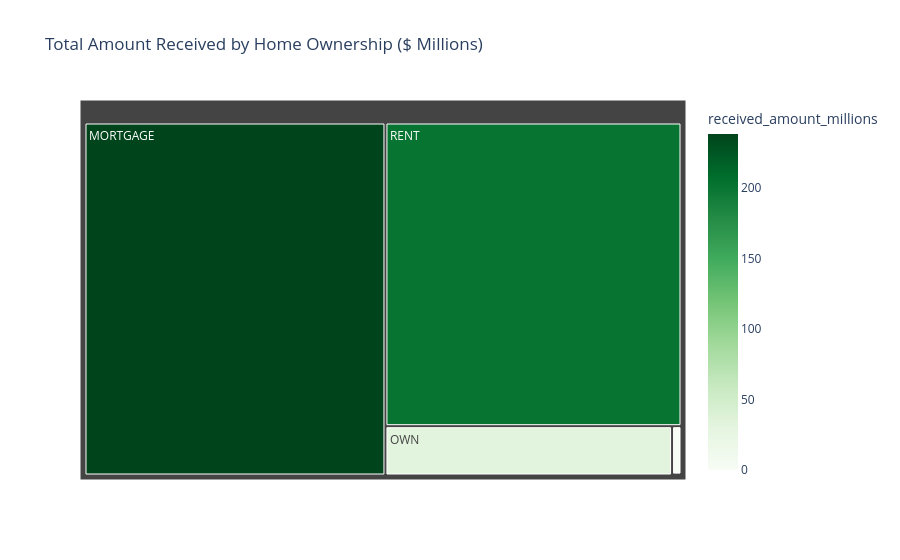

Notebook code for this chart:
### Markdown cell above
### Home Ownership Analysis by Total Amount Received

### Code cell
home_received = df.groupby('home_ownership')['total_payment'].sum().reset_index()
home_received['received_amount_millions'] = home_received['total_payment'] / 1_000_000

fig = px.treemap(
    home_received,
    path=['home_ownership'],
    values='received_amount_millions',
    color='received_amount_millions',
    color_continuous_scale='Greens',
    title='Total Amount Received by Home Ownership ($ Millions)'
)

fig.show()

### Figure 1 — Plotly figure (JSON) as saved in the notebook; plotly's stock layout.template omitted (floating-point values rounded to 4 significant figures)
{"data": [{"branchvalues": "total", "customdata": [[238.5], [0.01905], [1.025], [31.73], [201.8]], "domain": {"x": [0, 1], "y": [0, 1]}, "hovertemplate": "labels=%{label}<br>received_amount_millions_sum=%{value}<br>parent=%{parent}<br>id=%{id}<br>received_amount_millions=%{color}<extra></extra>", "ids": ["MORTGAGE", "NONE", "OTHER", "OWN", "RENT"], "labels": ["MORTGAGE", "NONE", "OTHER", "OWN", "RENT"], "marker": {"coloraxis": "coloraxis", "colors": [238.5, 0.01905, 1.025, 31.73, 201.8]}, "name": "", "parents": ["", "", "", "", ""], "type": "treemap", "values": [238.5, 0.01905, 1.025, 31.73, 201.8]}], "layout": {"coloraxis": {"autocolorscale": false, "colorbar": {"title": {"text": "received_amount_millions"}}, "colorscale": [[0, "rgb(247,252,245)"], [0.125, "rgb(229,245,224)"], [0.25, "rgb(199,233,192)"], [0.375, "rgb(161,217,155)"], [0.5, "rgb(116,196,118)"], [0.625, "rgb(65,171,93)"], [0.75, "rgb(35,139,69)"], [0.875, "rgb(0,109,44)"], [1, "rgb(0,68,27)"]]}, "legend": {"tracegroupgap": 0}, "title": {"text": "Total Amount Received by Home Ownership ($ Millions)"}}}
